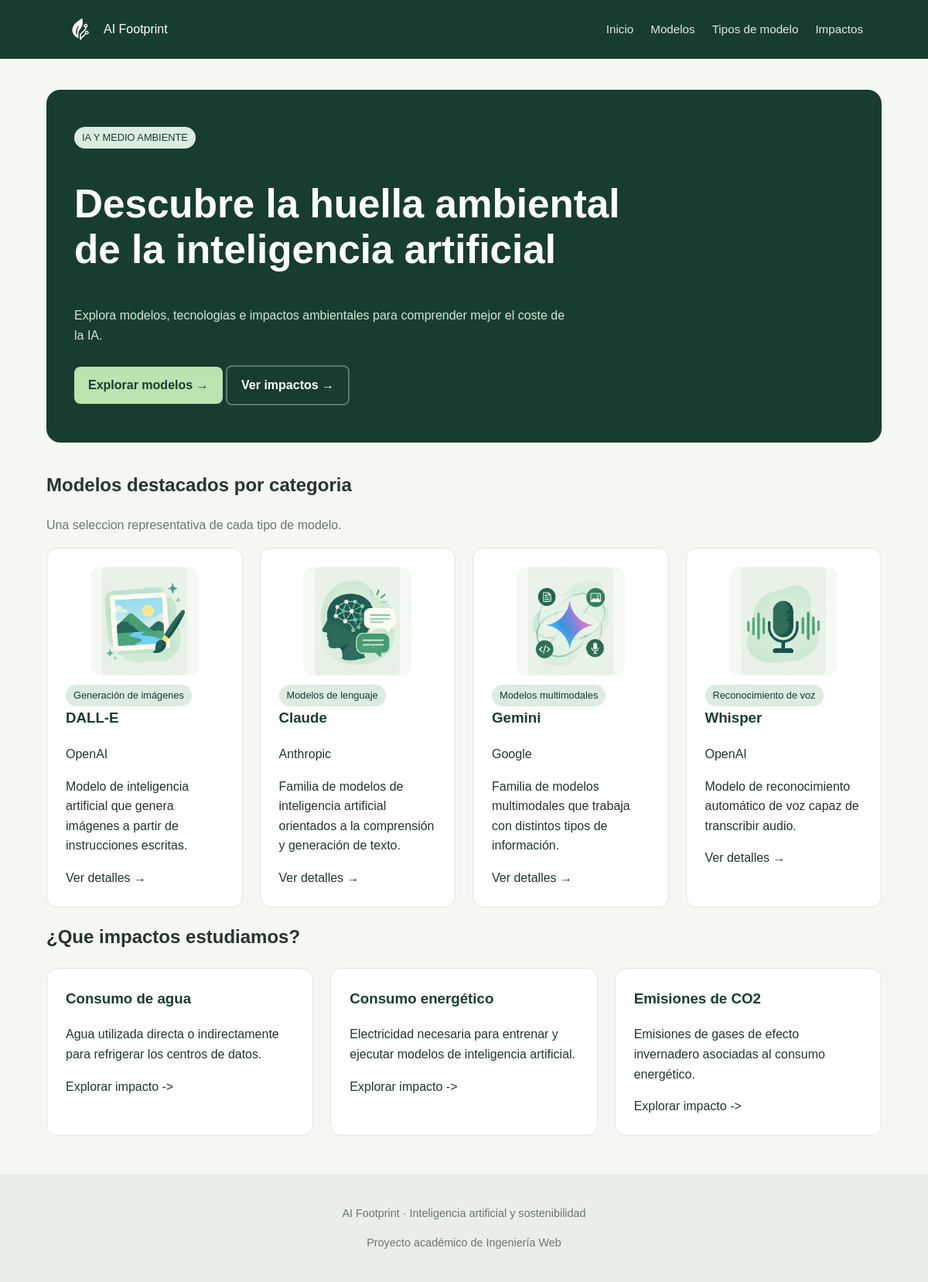
/, run on an earlier commit of the app's database.
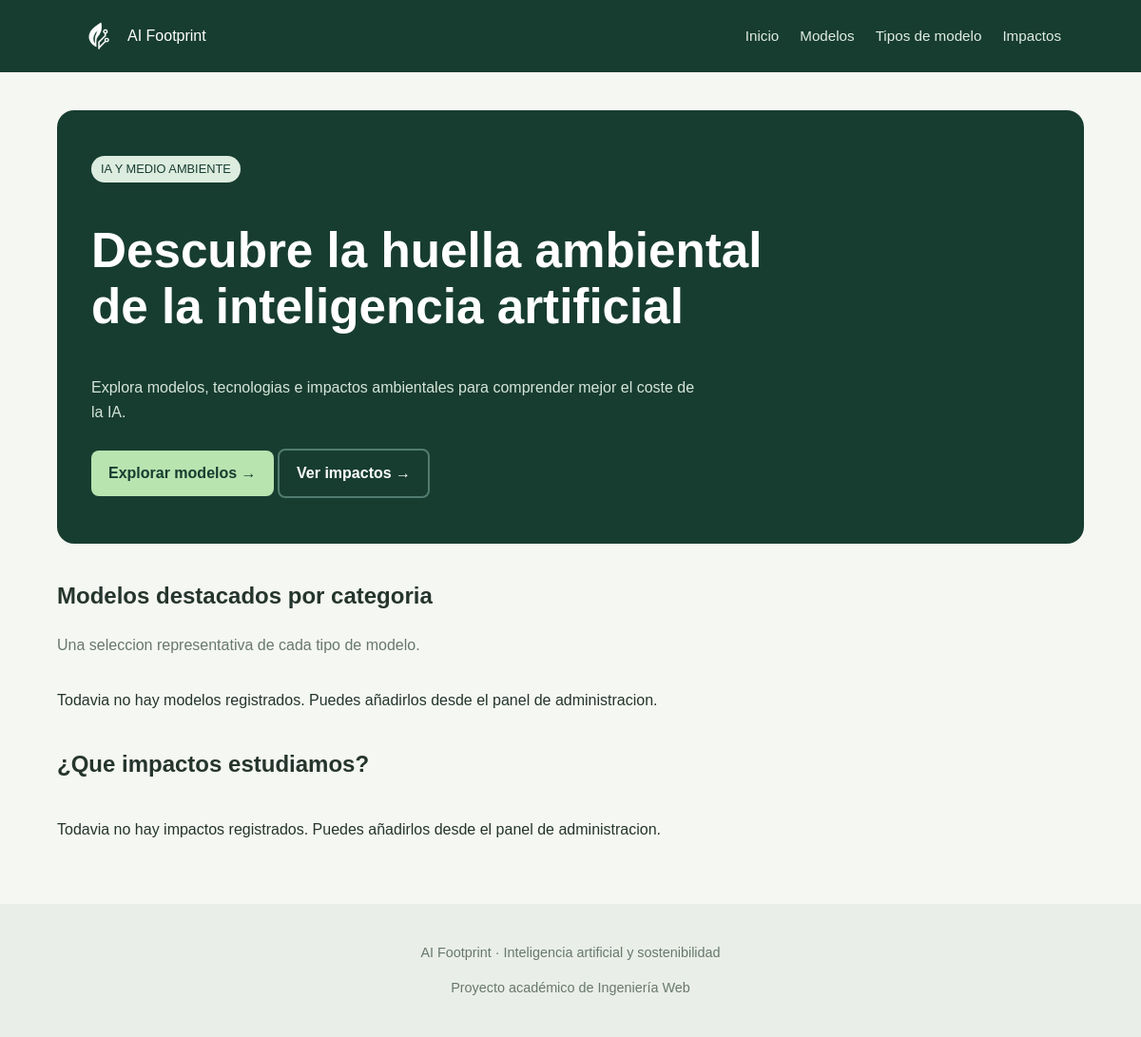
And on a later commit of the database.
### appAIFootprint/models.py (models this page shows, shortened)
class ModeloIA(models.Model):
    nombre = models.CharField(max_length=100)
    desarrollador = models.CharField(max_length=100)
    descripcion = models.TextField()
    tipo = models.ForeignKey(
        TipoModelo,
        on_delete=models.CASCADE,
        related_name='modelos'
    )
    impactos = models.ManyToManyField(
        ImpactoAmbiental,
        related_name='modelos',
        blank=True
    )

class TipoModelo(models.Model):
    nombre = models.CharField(max_length=100)
    descripcion = models.TextField()

class ImpactoAmbiental(models.Model):
    nombre = models.CharField(max_length=100)
    descripcion = models.TextField()

### appAIFootprint/views.py (the view)
# urls.py: path('', views.index, name='index'),
def index(request):
    tipos = TipoModelo.objects.order_by('nombre')
    modelos_destacados = []
    for tipo in tipos:
        modelo = tipo.modelos.order_by('nombre').first()
        if modelo:
            modelos_destacados.append(modelo)
    impactos = ImpactoAmbiental.objects.order_by('nombre')
    context = {
        'modelos_destacados': modelos_destacados,
        'impactos': impactos[:3], # Muestra un maximo de 3 impactos
    }
    return render(request, 'index.html', context)

### appAIFootprint/templates/index.html (shortened to what this page needs)
{% extends "base.html" %}
{% load static %}
{% block content %}
<section class="hero">
    <span class="etiqueta">IA Y MEDIO AMBIENTE</span>
    <h1>Descubre la huella ambiental de la inteligencia artificial</h1>
    <p>
        Explora modelos, tecnologias e impactos ambientales
        para comprender mejor el coste de la IA.
    </p>
    <a href="{% url 'lista_modelos' %}" class="boton">
        Explorar modelos →
    </a>
    <a href="{% url 'lista_impactos' %}" class="boton-alt">
        Ver impactos →
    </a>
</section>
<section>
    <h2>Modelos destacados por categoria</h2>
    <p class="texto-secundario">
        Una seleccion representativa de cada tipo de modelo.
    </p>
    <div class="grid">
        {% for modelo in modelos_destacados %}
            <article class="tarjeta">
                <img
                src="{% static 'images/' %}{{ modelo.nombre|lower }}.png"
                alt="Imagen de {{ modelo.nombre }}"
                class="imagen-modelo"
                >
                <a href="{% url 'detalle_tipo' modelo.tipo.pk %}" class="etiqueta">
                    {{ modelo.tipo.nombre }}
                </a>
                <h3>{{ modelo.nombre }}</h3>
                <p>{{ modelo.desarrollador }}</p>
                <p>{{ modelo.descripcion|truncatewords:20 }}</p>
                <a href="{% url 'detalle_modelo' modelo.pk %}">
                    Ver detalles →
                </a>
            </article>
        {% empty %}
            <p>
                Todavia no hay modelos registrados.
                Puedes añadirlos desde el panel de administracion.
            </p>
        {% endfor %}
    </div>
</section>
<section>
    <h2>¿Que impactos estudiamos?</h2>
    <div class="grid">
        {% for impacto in impactos %}
            <article class="tarjeta">
                <h3>{{ impacto.nombre }}</h3>
                <p>{{ impacto.descripcion|truncatewords:18 }}</p>
                <a href="{% url 'detalle_impacto' impacto.pk %}">
                    Explorar impacto ->
                </a>
            </article>
        {% empty %}
            <p>
                Todavia no hay impactos registrados.
                Puedes añadirlos desde el panel de administracion.
            </p>
        {% endfor %}
    </div>
</section>
{% endblock %}

What changed in the data, as far as the page shows it:
removed ModeloIA: shows a picture, tipo.nombre "Generación de imágenes", nombre "DALL-E", desarrollador "OpenAI", descripcion "Modelo de inteligencia artificial que genera imágenes a partir de instrucciones escritas."
removed ModeloIA: shows a picture, tipo.nombre "Modelos de lenguaje", nombre "Claude", desarrollador "Anthropic", descripcion "Familia de modelos de inteligencia artificial orientados a la comprensión y generación de texto."
removed ModeloIA: shows a picture, tipo.nombre "Modelos multimodales", nombre "Gemini", desarrollador "Google", descripcion "Familia de modelos multimodales que trabaja con distintos tipos de información."
removed ModeloIA: shows a picture, tipo.nombre "Reconocimiento de voz", nombre "Whisper", desarrollador "OpenAI", descripcion "Modelo de reconocimiento automático de voz capaz de transcribir audio."
removed ImpactoAmbiental: nombre "Consumo de agua", descripcion "Agua utilizada directa o indirectamente para refrigerar los centros de datos."
removed ImpactoAmbiental: nombre "Consumo energético", descripcion "Electricidad necesaria para entrenar y ejecutar modelos de inteligencia artificial."
removed ImpactoAmbiental: nombre "Emisiones de CO2", descripcion "Emisiones de gases de efecto invernadero asociadas al consumo energético."
Also different on the page:
text now shown: "Todavia no hay modelos registrados. Puedes añadirlos desde el panel de administracion. Todavia no hay impactos registrados. Puedes añadirlos desde el panel de administracion."
